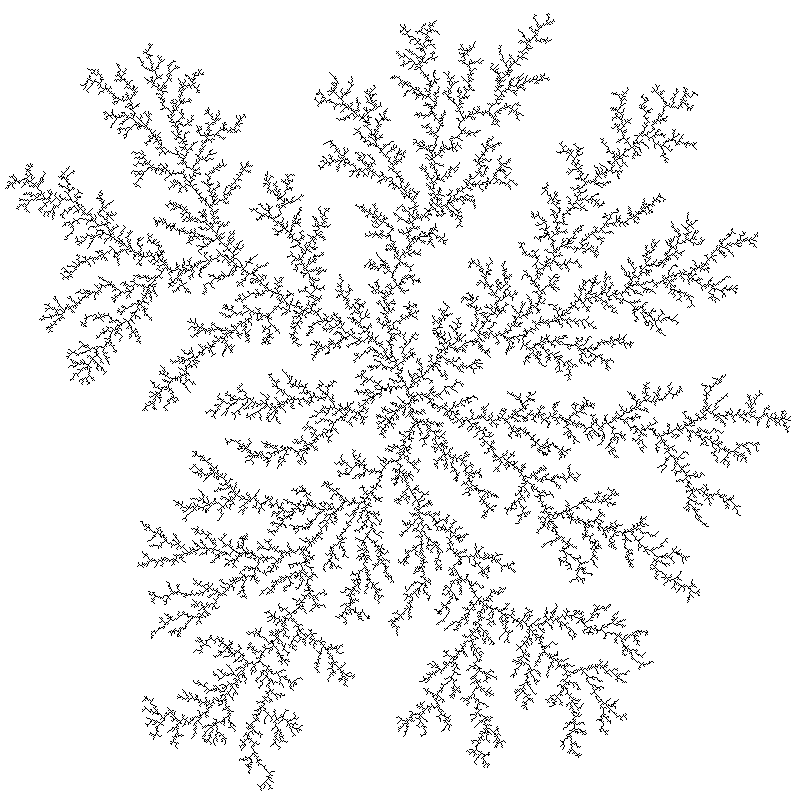
%> input picture survival_prediction/matlab/Feature_Extraction/boxcount/dla.gif, 800 x 800 px
$ octave demo.m   (GNU Octave 9; MATLAB toolbox functions it lacks are replaced by stand-ins)
%> lines starting %> are read from the running program, lines starting %| are printed output that depends on the picture; in (x1, y1, x2, y2) boxes, pixels count from 0 and x2, y2 are one past the last pixel; in counts of white or black regions, pixels touching at a corner belong together; the program's own positions count from 1
%> `c = imread('dla.gif');`: c: size 800x800 uint8; values 0 (black) and 1 (white), 6.9% white in thin lines or dots
### survival_prediction/matlab/Feature_Extraction/boxcount/boxcount.m
function [n,r] = boxcount(c,varargin)
%BOXCOUNT  Box-Counting of a D-dimensional array (with D=1,2,3).
%   [N, R] = BOXCOUNT(C), where C is a D-dimensional array (with D=1,2,3),
%   counts the number N of D-dimensional boxes of size R needed to cover
%   the nonzero elements of C. The box sizes are powers of two, i.e.,
%   R = 1, 2, 4 ... 2^P, where P is the smallest integer such that
%   MAX(SIZE(C)) <= 2^P. If the sizes of C over each dimension are smaller
%   than 2^P, C is padded with zeros to size 2^P over each dimension (e.g.,
%   a 320-by-200 image is padded to 512-by-512). The output vectors N and R
%   are of size P+1. For a RGB color image (m-by-n-by-3 array), a summation
%   over the 3 RGB planes is done first.
%
%   The Box-counting method is useful to determine fractal properties of a
%   1D segment, a 2D image or a 3D array. If C is a fractal set, with
%   fractal dimension DF < D, then N scales as R^(-DF). DF is known as the
%   Minkowski-Bouligand dimension, or Kolmogorov capacity, or Kolmogorov
%   dimension, or simply box-counting dimension.
%
%   BOXCOUNT(C,'plot') also shows the log-log plot of N as a function of R
%   (if no output argument, this option is selected by default).
%
%   BOXCOUNT(C,'slope') also shows the semi-log plot of the local slope
%   DF = - dlnN/dlnR as a function of R. If DF is contant in a certain
%   range of R, then DF is the fractal dimension of the set C. The
%   derivative is computed as a 2nd order finite difference (see GRADIENT).
%
%   The execution time depends on the sizes of C. It is fastest for powers
%   of two over each dimension.
%
%   Examples:
%
%      % Plots the box-count of a vector containing randomly-distributed
%      % 0 and 1. This set is not fractal: one has N = R^-2 at large R,
%      % and N = cste at small R.
%      c = (rand(1,2048)<0.2);
%      boxcount(c);
%
%      % Plots the box-count and the fractal dimension of a 2D fractal set
%      % of size 512^2 (obtained by RANDCANTOR), with fractal dimension
%      % DF = 2 + log(P) / log(2) = 1.68 (with P=0.8).
%      c = randcantor(0.8, 512, 2);
%      boxcount(c);
%      figure, boxcount(c, 'slope');
%
%   F. Moisy
%   Revision: 2.10,  Date: 2008/07/09


% History:
% 2006/11/22: v2.00, joined into a single file boxcountn (n=1,2,3).
% 2008/07/09: v2.10, minor improvements

% control input argument
error(nargchk(1,2,nargin));

% check for true color image (m-by-n-by-3 array)
if ndims(c)==3
    if size(c,3)==3 && size(c,1)>=8 && size(c,2)>=8
        c = sum(c,3);
    end
end

warning off
c = logical(squeeze(c));
warning on

dim = ndims(c); % dim is 2 for a vector or a matrix, 3 for a cube
%> dim = 2
if dim>3
    error('Maximum dimension is 3.');
end

% transpose the vector to a 1-by-n vector
if length(c)==numel(c)
    dim=1;
    if size(c,1)~=1
        c = c';
    end
end

width = max(size(c));    % largest size of the box
%> width = 800
p = log(width)/log(2);   % nbre of generations
%> p = 9.64

% remap the array if the sizes are not all equal,
% or if they are not power of two
% (this slows down the computation!)
if p~=round(p) || any(size(c)~=width)
    p = ceil(p);
%> p = 10
    width = 2^p;
%> width = 1024
    switch dim
        case 1
            mz = zeros(1,width);
            mz(1:length(c)) = c;
            c = mz;
        case 2
            mz = zeros(width, width);
            mz(1:size(c,1), 1:size(c,2)) = c;
%> mz: size 1024x1024 double; values 0 (black) and 1 (white), 4.2% white in thin lines or dots, all inside (x1, y1, x2, y2) = (5, 13, 791, 791)
            c = mz;
        case 3
            mz = zeros(width, width, width);
            mz(1:size(c,1), 1:size(c,2), 1:size(c,3)) = c;
            c = mz;
    end
end

n=zeros(1,p+1); % pre-allocate the number of box of size r

switch dim

    case 1        %------------------- 1D boxcount ---------------------%

        n(p+1) = sum(c);
        for g=(p-1):-1:0
            siz = 2^(p-g);
            siz2 = round(siz/2);
            for i=1:siz:(width-siz+1)
                c(i) = ( c(i) || c(i+siz2));
            end
            n(g+1) = sum(c(1:siz:(width-siz+1)));
        end

    case 2         %------------------- 2D boxcount ---------------------%

        n(p+1) = sum(c(:));
        for g=(p-1):-1:0
            siz = 2^(p-g);
            siz2 = round(siz/2);
            for i=1:siz:(width-siz+1)
                for j=1:siz:(width-siz+1)
                    c(i,j) = ( c(i,j) || c(i+siz2,j) || c(i,j+siz2) || c(i+siz2,j+siz2) );
                end
            end
            n(g+1) = sum(sum(c(1:siz:(width-siz+1),1:siz:(width-siz+1))));
        end
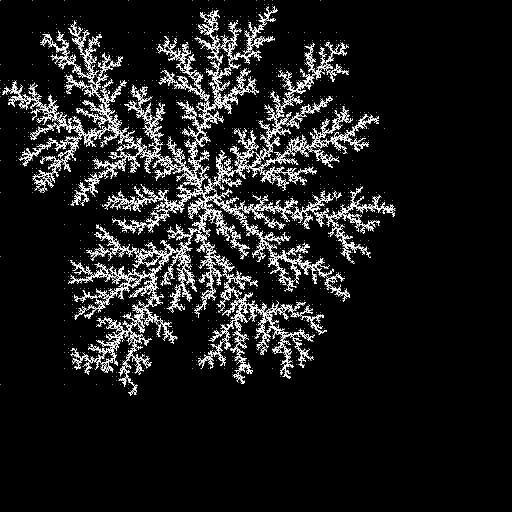
%> c: size 1024x1024 double (shown at 1/2 size); values 0 (black) and 1 (white), 6.4% white in thin lines or dots, all inside (x1, y1, x2, y2) = (0, 0, 791, 791)
%> after the loop, n = [1 4 12 37 121 421 1386 4265 11786 27466 44000]

    case 3         %------------------- 3D boxcount ---------------------%

        n(p+1) = sum(c(:));
        for g=(p-1):-1:0
            siz = 2^(p-g);
            siz2 = round(siz/2);
            for i=1:siz:(width-siz+1),
                for j=1:siz:(width-siz+1),
                    for k=1:siz:(width-siz+1),
                        c(i,j,k)=( c(i,j,k) || c(i+siz2,j,k) || c(i,j+siz2,k) ...
                            || c(i+siz2,j+siz2,k) || c(i,j,k+siz2) || c(i+siz2,j,k+siz2) ...
                            || c(i,j+siz2,k+siz2) || c(i+siz2,j+siz2,k+siz2));
                    end
                end
            end
            n(g+1) = sum(sum(sum(c(1:siz:(width-siz+1),1:siz:(width-siz+1),1:siz:(width-siz+1)))));
        end

end
n = n(end:-1:1);
%> n = [44000 27466 11786 4265 1386 421 121 37 12 4 1]
r = 2.^(0:p); % box size (1, 2, 4, 8...)
%> r = [1 2 4 8 16 32 64 128 256 512 1024]

if any(strncmpi(varargin,'slope',1))
    s=-gradient(log(n))./gradient(log(r));
    semilogx(r, s, 's-');
    ylim([0 dim]);
    xlabel('r, box size'); ylabel('- d ln n / d ln r, local dimension');
    title([num2str(dim) 'D box-count']);
elseif nargout==0 || any(strncmpi(varargin,'plot',1))
    loglog(r,n,'s-');
    xlabel('r, box size'); ylabel('n(r), number of boxes');
    title([num2str(dim) 'D box-count']);
end
if nargout==0
    clear r n
end

### survival_prediction/matlab/Feature_Extraction/boxcount/randcantor.m
function c = randcantor(p,n,d,varargin)
%RANDCANTOR  1D, 2D or 3D generalized random Cantor set
%   C = RANDCANTOR(P, N, D) generates a logical D-dimensional array (with
%   D=1, 2, or 3) of size N^D, containing a set of fractally-distributed 1.
%   The size N must be a power of 2. C is obtained by iteratively dividing
%   an initial set filled with 1 into 2^D subsets, multiplying each by 0
%   with probability P (with 0<P<1). The resulting array has a fractal
%   dimension DF = D + log(P)/log(2) < D.
%
%   If the second and third input arguments are not specified, N=256 and
%   D=2 are taken by default (i.e. returns an array of size 256x256).
%
%   C = RANDCANTOR(P,N,D,'show') also displays the set (only for 1D and
%   2D). If no output argument, this option is selected by default.
%
%   Example:
%     c = randcantor(0.7, 1024, 2);
%     boxcount(c);
%
%   F. Moisy
%   Revision: 2.00,  Date: 2006/11/22


% History:
% 2001/02/26: v1.00, first version, boxdiv1.
% 2006/11/22: v2.00, joined boxdiv1,2,3.

error(nargchk(1,4,nargin));

if nargin==1
    n = 256;
    d = 2;
elseif nargin==2
    d = 2;
end
switch d
    case 1, c = boxdiv1(true(1,n),p);
    case 2, c = boxdiv2(true(n,n),p);
    case 3, c = boxdiv3(true(n,n,n),p);
    otherwise, error('Dimension should be 1, 2, or 3.');
end
if nargout==0 || any(strncmpi(varargin,'show',1))
    switch d
        case 1
            imagesc(~c);
            set(gca,'PlotBoxAspectRatio',[40 1 1]);
            set(gca,'TickLength',[0 0]);
            set(gca,'YTick',[]);
            colormap gray
        case 2
            imagesc(~c);
            axis image
            colormap gray
        case 3
            warning('No display of 3D sets. Use the syntax C = BOXDIV(...)');
    end
end;

if nargout==0
    clear c
end

% -----------------------  1D boxdiv ------------------------------ %

% [18 lines left out: function boxdiv1, not called in this run]


% -----------------------  2D boxdiv ------------------------------ %

function c=boxdiv2(c, p)
siz = length(c);
if siz==1
    c=true;
else
    siz2 = round(siz/2);

    % sub-square top-left
    c(1:siz2, 1:siz2) = c(1:siz2, 1:siz2) & (rand<p);
    if c(1,1)
        c(1:siz2,1:siz2) = boxdiv2(c(1:siz2,1:siz2),p);
    end

    % sub-square top-right
    c((1+siz2):siz,1:siz2) = c((1+siz2):siz,1:siz2) & (rand<p);
    if c(1+siz2,1)
        c((1+siz2):siz,1:siz2) = boxdiv2(c((1+siz2):siz,1:siz2),p);
    end

    % sub-square bottom-left
    c(1:siz2,(1+siz2):siz) = c(1:siz2,(1+siz2):siz) & (rand<p);
    if c(1,1+siz2)
        c(1:siz2,(1+siz2):siz) = boxdiv2(c(1:siz2,(1+siz2):siz),p);
    end

    % sub-square bottom-right
    c((1+siz2):siz,(1+siz2):siz) = c((1+siz2):siz,(1+siz2):siz) & (rand<p);
    if c(1+siz2,1+siz2)
        c((1+siz2):siz,(1+siz2):siz) = boxdiv2(c((1+siz2):siz,(1+siz2):siz),p);
    end
end


% -----------------------  3D boxdiv ------------------------------ %

% [55 lines left out: function boxdiv3, not called in this run]

### survival_prediction/matlab/Feature_Extraction/boxcount/demo.m
%% Computing a fractal dimension with Matlab: 1D, 2D and 3D Box-counting
% F. Moisy, 9 july 2008.
% University Paris Sud.

%% About Fractals and box-counting
% A set (e.g. an image) is called "fractal" if it displays self-similarity:
% it can be split into parts, each of which is (at least approximately)
% a reduced-size copy of the whole.
%
% A possible characterisation of a fractal set is provided by the
% "box-counting" method: The number N of boxes of size R needed to cover a
% fractal set follows a power-law, N = N0 * R^(-DF), with DF<=D (D is the
% dimension of the space, usually D=1, 2, 3).
%
% DF is known as the Minkowski-Bouligand dimension, or Kolmogorov capacity,
% or Kolmogorov dimension, or simply box-counting dimension.
%
% To learn more about box-counting, fractals and fractal dimensions:
%
% - http://en.wikipedia.org/wiki/Fractal
%
% - http://en.wikipedia.org/wiki/Box_counting_dimension
%
% - http://mathworld.wolfram.com/Fractal.html
%
% - http://mathworld.wolfram.com/CapacityDimension.html

%% About the 'boxcount' package for Matlab
% The following examples illustrate how to use the Matlab package
% 'boxcount' to compute the fractal dimension of 1D, 2D or 3D sets, using
% the 'box-counting' method.
%
% The directory contains the main function 'boxcount', three sample images,
% and an additional function 'randcantor' to generate 1D, 2D and 3D
% generalized random Cantor sets.
%
% Type 'help boxcount' or 'help randcantor' for more details.


%% Box-counting of a 2D image
% Let's start with the image 'dla.gif', a 800x800 logical array (i.e., it
% contains only 0 and 1). It originates from a numerical simulation of a
% "Diffusion Limited Aggregation" process, in which particles move randomly
% until they hit a central seed.
% (see P. Bourke, http://local.wasp.uwa.edu.au/~pbourke/fractals/dla/ )

c = imread('dla.gif');
imagesc(~c)
colormap gray
axis square

%%
% Calling boxcount without output arguments simply displays N (the number
% of boxes needed to cover the set) as a function of R (the size of the
% boxes). If the set is a fractal, then a power-law  N = N0 * R^(-DF)
% should appear, with DF the fractal dimension (Kolmogorov capacity).

boxcount(c)

%%
% The result of the box count can be obtained using:

[n, r] = boxcount(c)
%> figure, not shown here; curve peaks at x = 1, y = 44000
%> n = [44000 27466 11786 4265 1386 421 121 37 12 4 1]; r = [1 2 4 8 16 32 64 128 256 512 1024]
loglog(r, n,'bo-', r, (r/r(end)).^(-2), 'r--')
xlabel('r')
ylabel('n(r)')
legend('actual box-count','space-filling box-count');
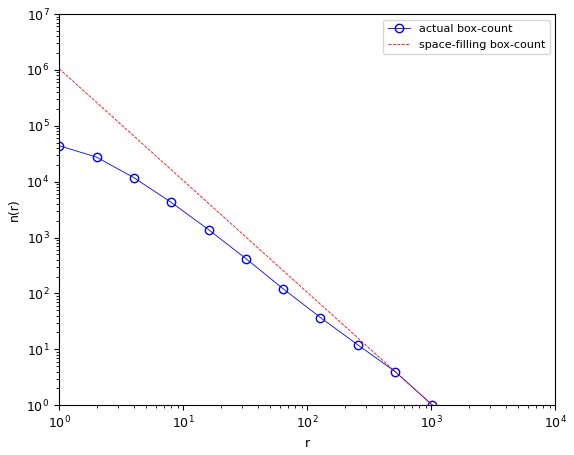
%> figure redrawn from the program's plot data; curve peaks at x = 1, y = 44000; curve peaks at x = 1, y = 1048576

%%
% The red dotted line shows the scaling N(R) = R^-2 for comparision,
% expected for a space-filling 2D image. The discrepancy between the two
% curves indicates a possible fractal behaviour.


%% Local scaling exponent
% If the set has some fractal properties over a limited range of box size
% R, this may be appreciated by plotting the local exponent,
% D = - d ln N / ln R.  For this, use the option 'slope':

boxcount(c, 'slope')
%> figure, not shown here; curve peaks at x = 1024, y = 2

%%
% Strictly speaking, the local exponent is not constant, but lies in the
% range [1.6 1.8].

%%
% Let's try now with another image, the so-called Apollonian gasket
% (Wikipedia, http://en.wikipedia.org/wiki/Image:Apollonian_gasket.gif ).
% The background level is 198 for this image, so this value is used to
% binarize the image:

c = imread('Apollonian_gasket.gif');
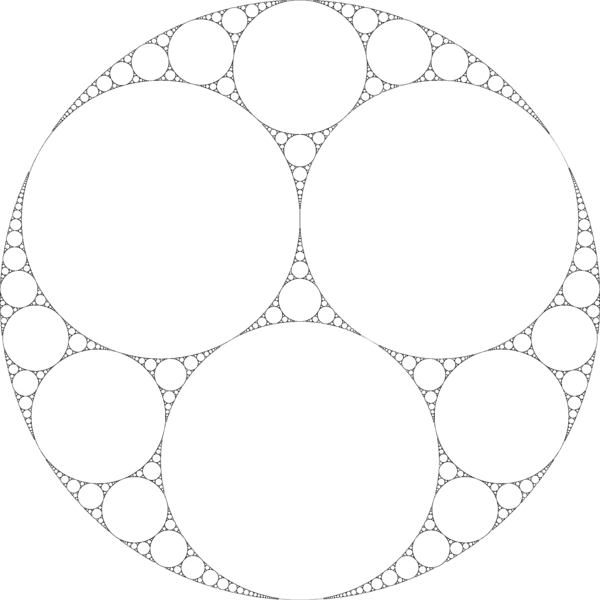
%> input picture survival_prediction/matlab/Feature_Extraction/boxcount/Apollonian_gasket.gif, 600 x 600 px
%> c: size 600x600 uint8; min 0, max 198, mean 193.8
c = (c<198);
%> c: size 600x600 logical; 6.1% white; 1 white region, box (x1, y1, x2, y2) and area: (0, 0, 600, 600) 21831
imagesc(~c)
colormap gray
axis square
figure
boxcount(c)
%> after the loop in boxcount (call 4), `for g=(p-1):-1:0`:
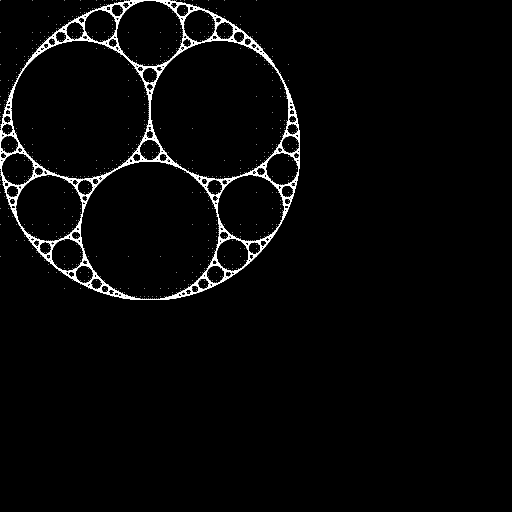
%> c: size 1024x1024 double (shown at 1/2 size); values 0 (black) and 1 (white), 2.4% white; 1225 white regions (1224 under 20 px), largest, box (x1, y1, x2, y2) and area: (0, 0, 600, 600) 24049
%> after the loop in boxcount (call 4), `for g=(p-1):-1:0`: n = [1 4 9 22 64 163 414 1045 2732 7473 21831]
%> in boxcount (call 4), `n = n(end:-1:1);`: n = [21831 7473 2732 1045 414 163 64 22 9 4 1]
figure
boxcount(c,'slope')
%> figure, not shown here; curve peaks at x = 1024, y = 2

%%
% The local slope shows that the image is indeed approximately fractal,
% with a fractal dimension DF = 1.4 +/- 0.1 for scales R < 100.


%% Box-counting of a natural image.
% Consider now this RGB (2272x1704) picture of a tree (J.A. Adam,
% http://epod.usra.edu/archive/images/fractal_tree.jpg ):
c = imread('fractal_tree.jpg');
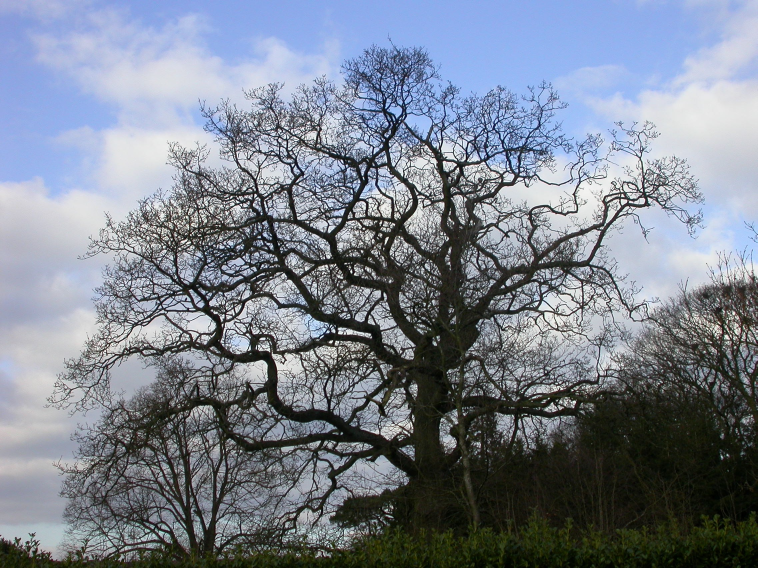
%> input picture survival_prediction/matlab/Feature_Extraction/boxcount/fractal_tree.jpg, 2272 x 1704 px (shown at 1/3 size)
%> c is the input picture: size 1704x2272x3 uint8; mean R, G, B 122.2, 130.1, 142.3
image(c)
axis image

%%
% Let's extract a rectangle in the blue (3rd) plane, and binarize the
% image for levels < 80 (white pixels are logical 'true'):

i = c(1:1200, 120:2150, 3);
bi = (i<80);
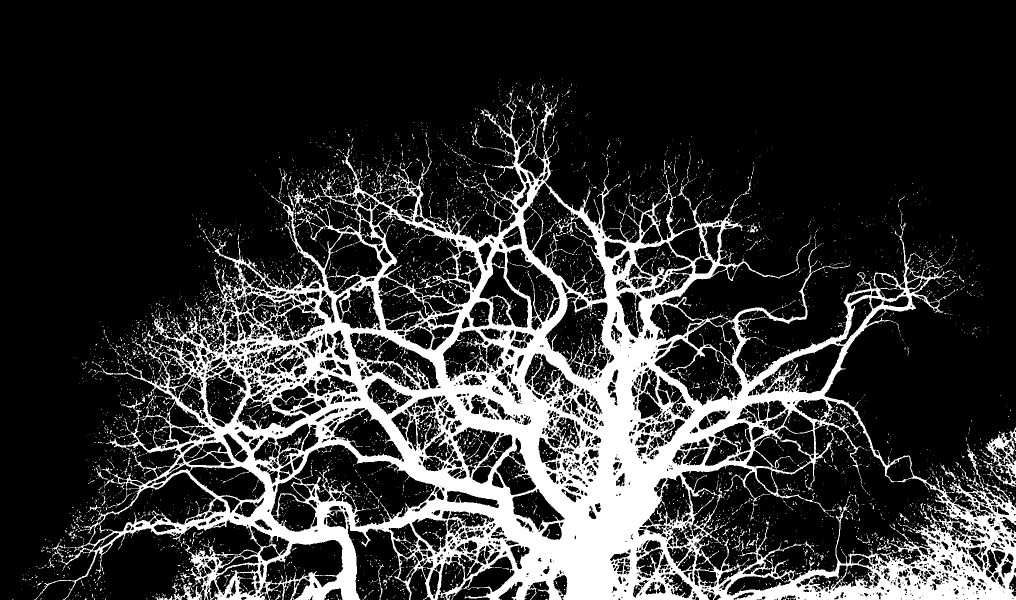
%> bi: size 1200x2031 logical (shown at 1/2 size); 19.4% white; 5849 white regions (5571 under 20 px), largest, box (x1, y1, x2, y2) and area: (68, 183, 2031, 1200) 437871, (1971, 855, 2031, 973) 2341, (1075, 203, 1113, 263) 465
imagesc(bi)
colormap gray
axis image

%%

[n,r] = boxcount(bi,'slope');
%> after the loop in boxcount (call 6), `for g=(p-1):-1:0`:
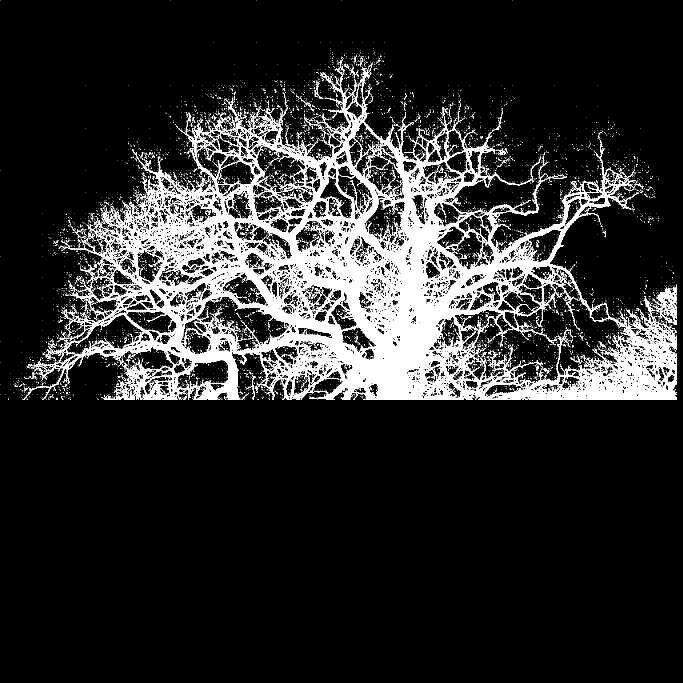
%> c: size 2048x2048 double (shown at 1/3 size); values 0 (black) and 1 (white), 12.4% white; 21039 white regions (20690 under 20 px), largest, box (x1, y1, x2, y2) and area: (68, 178, 2031, 1200) 467423, (1966, 854, 2031, 973) 2711, (1880, 930, 1914, 962) 207
%> after the loop in boxcount (call 6), `for g=(p-1):-1:0`: n = [1 4 12 34 121 413 1522 5332 17466 51527 147974 471765]
%> in boxcount (call 6), `n = n(end:-1:1);`: n = [471765 147974 51527 17466 5332 1522 413 121 34 12 4 1]
%> in boxcount (call 6), `s=-gradient(log(n))./gradient(log(r));`: s = [1.67 1.6 1.54 1.64 1.76 1.85 1.83 1.8 1.67 1.54 1.79 2]
%> r = [1 2 4 8 16 32 64 128 256 512 1024 2048]

%%
% The boxcount shows that the local exponent is approximately constant for
% less than one decade, in the range 8 < R < 128 (the 'exact' value of Df
% depends on the threshold, 80 gray levels here):

df = -diff(log(n))./diff(log(r));
%> df = [1.67 1.52 1.56 1.71 1.81 1.88 1.77 1.83 1.5 1.58 2]
disp(['Fractal dimension, Df = ' num2str(mean(df(4:8))) ' +/- ' num2str(std(df(4:8)))]);
%| Fractal dimension, Df = 1.801 +/- 0.06394


%% Generalized random Cantor sets
% Fractal sets may be obtained from an IFS (iterated function system).
% For example, the function 'randcantor' provided with the package generates a 1D, 2D or 3D
% generalized random Cantor set. This set is obtained by iteratively
% dividing an initial set filled with 1 into 2^D subsets, and setting each
% subset to 0 with probability P. The result is a fractal set (or "fractal
% dust") of dimension DF = D + log(P)/log(2) < D.

%%
% The following example generates a 2048x2048 image with probability P=0.8,
% i.e. fractal dimension DF = 1.678.

c = randcantor(0.8, 2048, 2);
%> (the run ends here)
